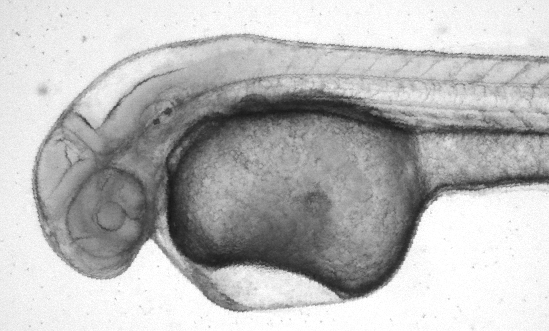
#> input picture Lab4/FishImageFiles/fish-vis.tif, 549 x 331 px
$ jupyter execute lab4.ipynb
#> lines starting #> are read from the running program, lines starting #| are printed output that depends on the picture
# Lab 4 Image Registration

In this lab exercise, you will look at image registration using hand-picked selected features.

You are asked to write a short (no more than 2 pages) report of your work, answering specific questions, and showing example images. This work is not assessed (it will not count towards your module mark) but you will get formative feedback.

In this exercise, we will be performing image registration on two different views of a fish embryo. To achieve the following steps need to be taken:

- Load in the two images:
    - fish-vis.tif (transmission image（传输图像）, visible light)
    - fish-cfp-#.tif (the floating image that is to be registered to the base image. This is a grey-level version of a fluorescence(荧光) image with Cyan Fluorescent Protein - CFP)

- Use the existing skeleton code to find matching key points across the two images.
    - This may involve some trial and error of manually entering coordinates and updating the figure

- Perform transformation (改变)estimation (估计)using the estimated keypoints
- Register the two images using a warp(弯曲) function
- Display an overlayed image (blue and red)

Example of overlay:

[cell 1]
from skimage import io
import skimage as ski
import matplotlib.pyplot as plt
import numpy as np

# Load Images

img_vis = ski.io.imread('FishImageFiles/fish-vis.tif') # replace None
#> img_vis is the input picture: shape (331, 549); min 21, max 255, mean 186
img_cfp = ski.io.imread('FishImageFiles/fish-cfp-1.tif')
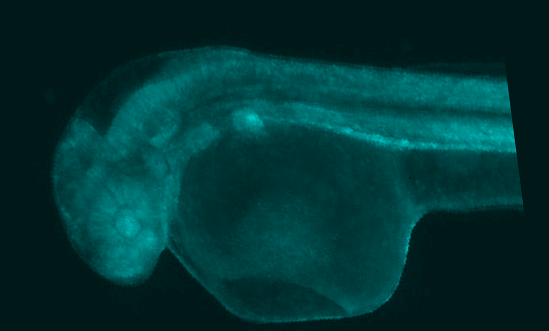
#> input picture Lab4/FishImageFiles/fish-cfp-1.tif, 549 x 331 px
#> img_cfp is the input picture: shape (331, 549, 3); mean R, G, B 0, 51.8, 51.8

[cell 2]
## Extract Keypoints

fig,axes = plt.subplots(2, 1,figsize=(10, 10))

#Fill in the key points array in the form as follows [[x1,y1],[x2,y2],[x3,y3]]
keypointsA = []
keypointsB = []

# Display the key points
symbols = ['ro','bo','rv','bv','r+','b+']
ax = axes.ravel()

for i in range(0,len(keypointsA)):
    ax[0].plot(keypointsA[i][0],keypointsA[i][1],symbols[i])
for i in range(0,len(keypointsB)):
    ax[1].plot(keypointsB[i][0],keypointsB[i][1],symbols[i])

ax[0].imshow(img_vis)
ax[1].imshow(img_cfp)
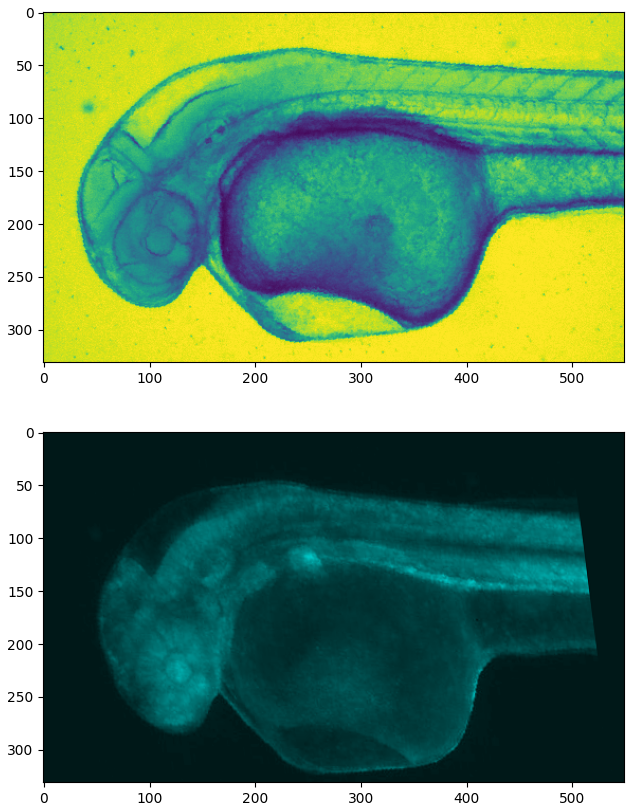
#> figure drawn by matplotlib, 2 panels
